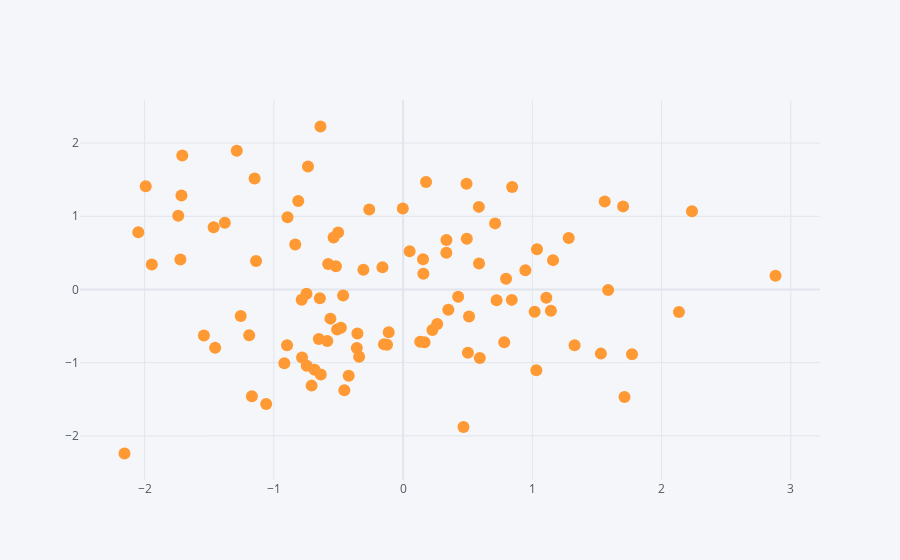

This figure's notebook cell:
### Code cell
df.iplot(x='A',y='B',mode='markers')
